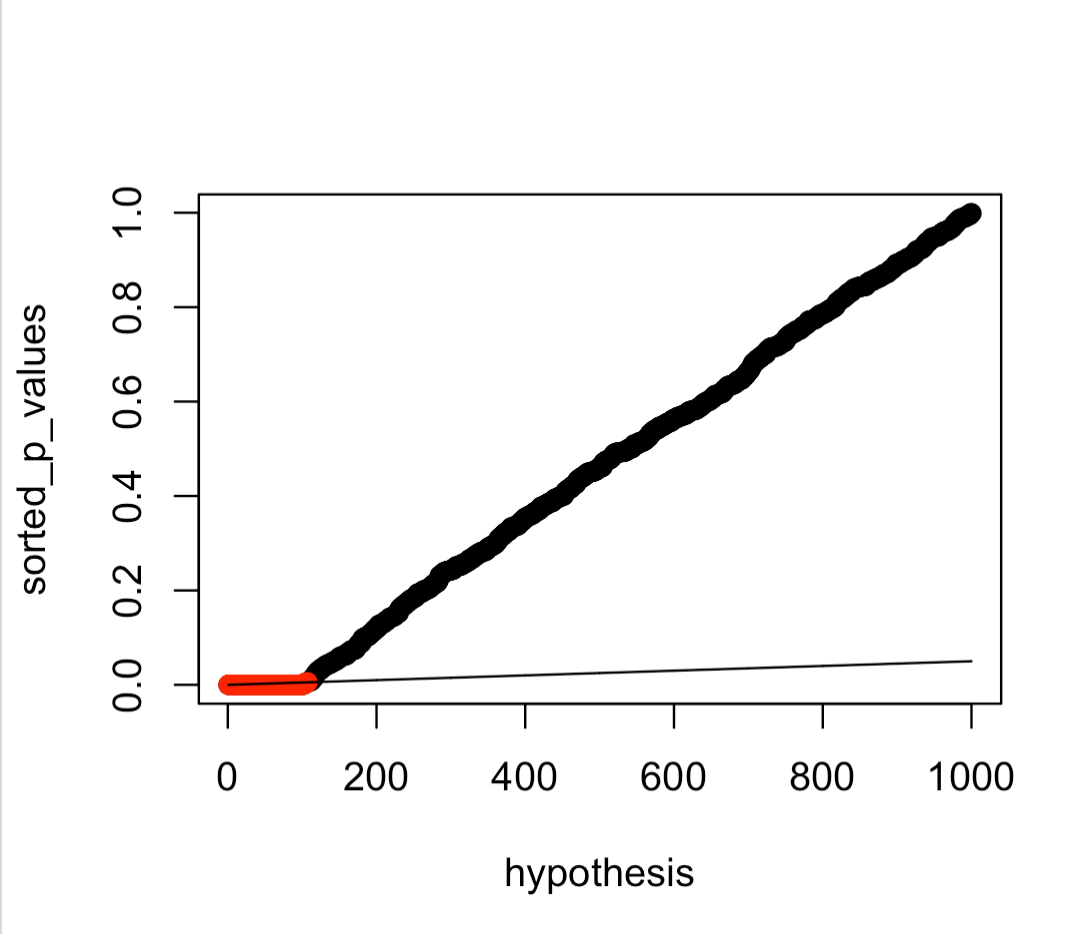

Reproduce this figure in R.
fdr <- function(p_values, Q){
  
  sorted_p_values = sort(p_values) # Sort the p-values 
  m = length(sorted_p_values)      # Number of p-values
  
  # Hypothesis 1
  hypothesis_1 = Q*c(1:m)/m
  
  # Hypothesis 2 - If not independent
  d = m * sum(1/c(1:m))
  hypothesis_2 = (Q * c(1:m))/d
  
  # the p-vlaues less than the hypothesis line are considered to be interesting
  is_interesting = (sorted_p_values < hypothesis_1)
  
  # compute the index below which the sorted p-values are less than the line
  index = max(which(is_interesting == "TRUE"))
  print(paste0("Threshold Index: ", index))
  
  #################################################################################
  # NOTE: The index value we get depends on the given input vector
  #
  # Here, the input vector has 100 values in the range of 1e-6 and rest are large.
  # Thus the index turns out to some value near 100.
  #
  # Suppose, the input vector was something with 250 smaller values.
  # Example: v1 <- c(1e-5*runif(250),runif(750))
  # The index would be approximately 250.
  #################################################################################
  
  p_star = sorted_p_values[index]
  
  hypothesis = c(1:m)
  plot(hypothesis, sorted_p_values, col="black")
  lines(c(1:index), sorted_p_values[c(1:index)], col = "red", type="o")
  lines(hypothesis, hypothesis_1, type="l", col="black")
  
  # list index of hypothesis which are interesting in the original unsorted list of p values
  temp = (p_values < p_star)
  fd = which(temp == "TRUE")
  print("Index of intersting p values in the unsorted list:")
  print(fd)
  
  # false rejection rate
  frr = -log(p_star)/length(fd)
  print(paste0("False Rejection Rate: ", frr))
  
  #################################################################################
  # NOTE: FRR depends on the Q value given as an input to the function
  # Here, the Q value was 0.05 hence the frr is approximately 0.05
  #################################################################################
}

# Test Vector of p-values
v1 <- c(1e-5*runif(100),runif(900))
Q = 0.05
fdr(v1, Q)
